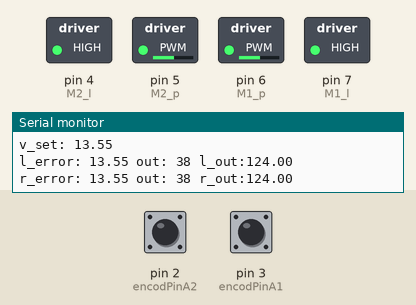
This sketch was run on a simulated Arduino Uno, built with avr-gcc and run on an emulated ATmega328P. Shown: switched loads named in the sketch (green lamp = pin HIGH), the last lines printed to the serial monitor. Inputs (shaded band) come from the test bench; at power-on: pin 2 (encodPinA2) HIGH, pin 3 (encodPinA1) HIGH.

Above: at 1.2 s.
1.3 s: pin 2 (encodPinA2) pulled LOW for 0.15 s
At 4.3 s:
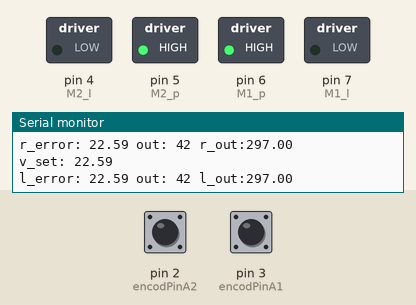
At 18.0 s:
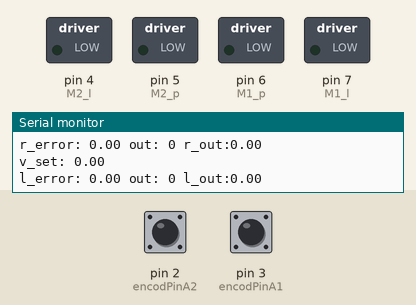
Timing chart, 0 to 39.3 s (numbered marks = the images above; inputs shaded):
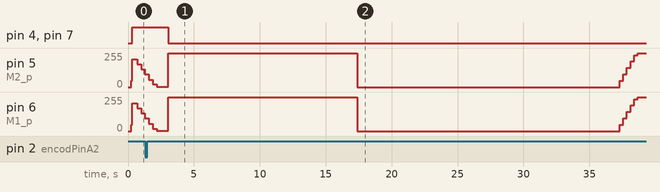

The sketch:

fuzzyWithlib.ino
```cpp
#include <Fuzzy.h>
#define clkw        0
#define c_clkw      1

#define encodPinA1  3
#define M1_p        6
#define M1_l        7
#define encodPinA2  2
#define M2_p        5
#define M2_l        4
#define DEBUG

enum fuzzyIn {
    SNB = -60,
    NB  = -50,
    NN  = -25,
    NS  = -5,
    Z   = 0,
    PS  = 5,
    PN  = 25,
    PB  = 50,
    SPB = 60
  };

enum fuzzyOut {
    NM = -90 ,
    NG = -30 ,
    NL = -10,
    NO = 0,
    PL = 10,
    PG = 30,
    PM = 90
  };
/*--------------------------------------------------------------------------------------------------------------------------------------------*/
volatile double ang_vel=0,lin_vel=0;
double l_v,l_vt;
double r_v,r_vt; // pwm: pwm output. lv: mm/sec. lvt: tic/delta_t l:lert, r: right
bool l_dir=clkw, r_dir=clkw;
/**-----------------------pid velocity calculation-------------------------------------------**/
volatile double  l_error=0.0,l_pre_error=0.0,l_out,l_set,l_ms;
volatile double  r_error=0.0,r_pre_error=0.0,r_out,r_set,r_ms;
/**--------------------------car parameter-----------------------------------------------**/
const double pi=3.1415;
const double sampletime = 0.02, inv_sampletime = 1/sampletime,timer_set=65535-sampletime*250000;
const double wheels_distance = 207, wheels_radius = 31, wheels_diameter=62,wheels_encoder = 440 ;// mm
const double wheel_ticLength = wheels_diameter*pi/wheels_encoder;
int l_p=0,r_p=0,out=0;
double l_d=0,r_d=0;
/*--------------------------------------------------------------------------------------------------------------------------------------------*/
// Instantiating a Fuzzy object
Fuzzy *fuzzy = new Fuzzy();

void setup(){
  //---------------------------------setup hard ware------------------------------------------------
  Serial.begin(9600);
  pinMode(M1_l,OUTPUT);
  pinMode(M2_l,OUTPUT);
  pinMode(encodPinA1, INPUT_PULLUP);                  // encoder input pin
  pinMode(encodPinA2, INPUT_PULLUP);
  attachInterrupt(0, encoder_1 , FALLING);               // update encoder position
  attachInterrupt(1, encoder_2 , FALLING);
  //---------------------------------set up fuzzy algorithm-------------------------------
  /*fuzzy object*/
  FuzzyInput *vel_error = new FuzzyInput(1);
  /*Fuzzy members function*/
  /*Nbig -- Nnormal --Nsmall -- Zero -- Psmall -- Pnormal -- Pbig */
  FuzzySet *Nbig = new FuzzySet(SNB,SNB,NB,NN);
  vel_error->addFuzzySet(Nbig);

  FuzzySet *Nnormal = new FuzzySet(NB,NN,NN,NS);
  vel_error->addFuzzySet(Nnormal);

  FuzzySet *Nsmall = new FuzzySet(NN,NS,NS,Z);
  vel_error->addFuzzySet(Nsmall);

  FuzzySet *Zero = new FuzzySet(NS,Z,Z,PS);
  vel_error->addFuzzySet(Zero);

  FuzzySet *Psmall = new FuzzySet(Z,PS,PS,PN);
  vel_error->addFuzzySet(Psmall);

  FuzzySet *Pnormal = new FuzzySet(PS,PN,PN,PB);
  vel_error->addFuzzySet(Pnormal);

  FuzzySet *Pbig = new FuzzySet(PN,PB,SPB,SPB);
  vel_error->addFuzzySet(Nbig);
  // Including the FuzzyInput into Fuzzy
  fuzzy->addFuzzyInput(vel_error);
//----------------------------------------------------------------------------
  /*fuzzy object*/
  FuzzyOutput *add_speed = new FuzzyOutput(1);
  /*Fuzzy members function*/
  /*Nbig -- Nnormal --Nsmall -- Zero -- Psmall -- Pnormal -- Pbig */
  FuzzySet *Nmuch = new FuzzySet(NM-10,NM-10,NM,NG);
  add_speed->addFuzzySet(Nmuch);

  FuzzySet *Ngay = new FuzzySet(NM,NG,NG,NL);
  add_speed->addFuzzySet(Ngay);

  FuzzySet *Nless = new FuzzySet(NG,NL,NL,NO);
  add_speed->addFuzzySet(Nless);

  FuzzySet *No = new FuzzySet(NL,NO,NO,PL);
  add_speed->addFuzzySet(No);

  FuzzySet *Pless = new FuzzySet(NO,PL,PL,PG);
  add_speed->addFuzzySet(Pless);

  FuzzySet *Pgay = new FuzzySet(PL,PG,PG,PM);
  add_speed->addFuzzySet(Pgay);

  FuzzySet *Pmuch = new FuzzySet(PG,PM,PM+10,PM+10);
  add_speed->addFuzzySet(Pmuch);
  // Including the FuzzyInput into Fuzzy
  fuzzy->addFuzzyOutput(add_speed);
/*----------------------building rules-------------------------------------------------*/
  // Building FuzzyRule "IF error = Nbig THEN add_speed = Nmuch"
  // Instantiating a FuzzyRuleAntecedent objects
  FuzzyRuleAntecedent *ifError_Nbig = new FuzzyRuleAntecedent();
  // Creating a FuzzyRuleAntecedent with just a single FuzzySet
  ifError_Nbig->joinSingle(Nbig);
  // Instantiating a FuzzyRuleConsequent objects
  FuzzyRuleConsequent *thenAdd_Nmuch = new FuzzyRuleConsequent();
  // Including a FuzzySet to this FuzzyRuleConsequent
  thenAdd_Nmuch->addOutput(Nmuch);
  // Instantiating a FuzzyRule objects
  FuzzyRule *fuzzyRule01 = new FuzzyRule(1, ifError_Nbig, thenAdd_Nmuch);
  // Including the FuzzyRule into Fuzzy
  fuzzy->addFuzzyRule(fuzzyRule01);

  // Building FuzzyRule "IF error = Nnormal THEN add_speed = Ngay"
  // Instantiating a FuzzyRuleAntecedent objects
  FuzzyRuleAntecedent *ifError_Nnormal = new FuzzyRuleAntecedent();
  // Creating a FuzzyRuleAntecedent with just a single FuzzySet
  ifError_Nnormal->joinSingle(Nnormal);
  // Instantiating a FuzzyRuleConsequent objects
  FuzzyRuleConsequent *thenAdd_Ngay = new FuzzyRuleConsequent();
  // Including a FuzzySet to this FuzzyRuleConsequent
  thenAdd_Ngay->addOutput(Ngay);
  // Instantiating a FuzzyRule objects
  FuzzyRule *fuzzyRule02 = new FuzzyRule(2, ifError_Nnormal, thenAdd_Ngay);
  // Including the FuzzyRule into Fuzzy
  fuzzy->addFuzzyRule(fuzzyRule02);

  // Building FuzzyRule "IF error = Nsmall THEN add_speed = Nless"
  // Instantiating a FuzzyRuleAntecedent objects
  FuzzyRuleAntecedent *ifError_Nsmall = new FuzzyRuleAntecedent();
  // Creating a FuzzyRuleAntecedent with just a single FuzzySet
  ifError_Nsmall->joinSingle(Nsmall);
  // Instantiating a FuzzyRuleConsequent objects
  FuzzyRuleConsequent *thenAdd_Nless = new FuzzyRuleConsequent();
  // Including a FuzzySet to this FuzzyRuleConsequent
  thenAdd_Nless->addOutput(Nless);
  // Instantiating a FuzzyRule objects
  FuzzyRule *fuzzyRule03 = new FuzzyRule(3, ifError_Nsmall, thenAdd_Nless);
  // Including the FuzzyRule into Fuzzy
  fuzzy->addFuzzyRule(fuzzyRule03);

    // Building FuzzyRule "IF error = Zero THEN add_speed = No"
  // Instantiating a FuzzyRuleAntecedent objects
  FuzzyRuleAntecedent *ifError_Zero = new FuzzyRuleAntecedent();
  // Creating a FuzzyRuleAntecedent with just a single FuzzySet
  ifError_Zero->joinSingle(Zero);
  // Instantiating a FuzzyRuleConsequent objects
  FuzzyRuleConsequent *thenAdd_No = new FuzzyRuleConsequent();
  // Including a FuzzySet to this FuzzyRuleConsequent
  thenAdd_No->addOutput(No);
  // Instantiating a FuzzyRule objects
  FuzzyRule *fuzzyRule04 = new FuzzyRule(4, ifError_Zero, thenAdd_No);
  // Including the FuzzyRule into Fuzzy
  fuzzy->addFuzzyRule(fuzzyRule04);

    // Building FuzzyRule "IF error = Psmall THEN add_speed = Pless"
  // Instantiating a FuzzyRuleAntecedent objects
  FuzzyRuleAntecedent *ifError_Psmall = new FuzzyRuleAntecedent();
  // Creating a FuzzyRuleAntecedent with just a single FuzzySet
  ifError_Psmall->joinSingle(Psmall);
  // Instantiating a FuzzyRuleConsequent objects
  FuzzyRuleConsequent *thenAdd_Pless = new FuzzyRuleConsequent();
  // Including a FuzzySet to this FuzzyRuleConsequent
  thenAdd_Pless->addOutput(Pless);
  // Instantiating a FuzzyRule objects
  FuzzyRule *fuzzyRule05 = new FuzzyRule(5, ifError_Psmall, thenAdd_Pless);
  // Including the FuzzyRule into Fuzzy
  fuzzy->addFuzzyRule(fuzzyRule05);

    // Building FuzzyRule "IF error = Pnormal THEN add_speed = Pgay"
  // Instantiating a FuzzyRuleAntecedent objects
  FuzzyRuleAntecedent *ifError_Pnormal = new FuzzyRuleAntecedent();
  // Creating a FuzzyRuleAntecedent with just a single FuzzySet
  ifError_Pnormal->joinSingle(Pnormal);
  // Instantiating a FuzzyRuleConsequent objects
  FuzzyRuleConsequent *thenAdd_Pgay = new FuzzyRuleConsequent();
  // Including a FuzzySet to this FuzzyRuleConsequent
  thenAdd_Pgay->addOutput(Pgay);
  // Instantiating a FuzzyRule objects
  FuzzyRule *fuzzyRule06 = new FuzzyRule(6, ifError_Pnormal, thenAdd_Pgay);
  // Including the FuzzyRule into Fuzzy
  fuzzy->addFuzzyRule(fuzzyRule06);

  // Building FuzzyRule "IF error = Pbig THEN add_speed = Pmuch"
  // Instantiating a FuzzyRuleAntecedent objects
  FuzzyRuleAntecedent *ifError_Pbig = new FuzzyRuleAntecedent();
  // Creating a FuzzyRuleAntecedent with just a single FuzzySet
  ifError_Pbig->joinSingle(Pbig);
  // Instantiating a FuzzyRuleConsequent objects
  FuzzyRuleConsequent *thenAdd_Pmuch = new FuzzyRuleConsequent();
  // Including a FuzzySet to this FuzzyRuleConsequent
  thenAdd_Pmuch->addOutput(Pmuch);
  // Instantiating a FuzzyRule objects
  FuzzyRule *fuzzyRule07 = new FuzzyRule(7, ifError_Pbig, thenAdd_Pmuch);
  // Including the FuzzyRule into Fuzzy
  fuzzy->addFuzzyRule(fuzzyRule07);
  //---------------------------------setup timer------------------------------------------
  TCCR1A = 0;
  TCCR1B = 0;
  TIMSK1 = 0;
  TCCR1B |= (1 << CS11) | (1 << CS10);    // prescale = 64 4us per pulse
  TCNT1 = timer_set;                      //(12500*4)=50ms
  TIMSK1 |= (1 << TOIE1);                 // Overflow interrupt enable
  sei();                                  // enable all interrupt
  }

void loop() {
  // put your main code here, to run repeatedly:
  lin_vel = 1000;
  delay(200);
  lin_vel = -1500;
    delay(200);
  lin_vel = -300;
    delay(200);
  lin_vel = 500;
    delay(200);
  lin_vel = 0;
    delay(200);
}

void motion(double lin, double phi )
{
  r_v = (2*lin - phi*wheels_distance)/(2.0); //speed of right wheels
  l_v = (2*lin + phi*wheels_distance)/(2.0);  //speed of left wheels
  //to l_vt and r_vt
  l_vt = l_v*(wheels_encoder/(pi*wheels_diameter))*sampletime;
  r_vt = r_v*(wheels_encoder/(pi*wheels_diameter))*sampletime;

  if (l_vt>=0) l_dir = clkw;//go ahead
  else l_dir =c_clkw;       //backhead
  if (r_vt>=0) r_dir = clkw;
  else r_dir =c_clkw;

  l_set=abs(l_vt);
  r_set=abs(r_vt);
 // if (l_set>30) l_set=30;
  //if (l_set<5 && l_set>0.5) l_set=5 ;
  //if (r_set>30) r_set=30;
  //if (r_set<5 && r_set>0.5) r_set =5;
}
/*-------------------encoder interrupt 1 ---------------------------------------*/
void encoder_1()
{
  if(!l_dir) l_p ++;
  else l_p--;
}
/*----------------------encoder interrupt 2 ------------------------------------*/
void encoder_2()
{
  if(!r_dir) r_p ++;
  else r_p--;
}
/*--------------------generarte pwm-----------------------------------*/
void pwmOut(int Lpwm, int Rpwm, bool Ldir, bool Rdir)
{
  if(Lpwm==0 && Rpwm==0)
  {
    analogWrite(M1_p,0); digitalWrite(M1_l,0);
    analogWrite(M2_p,0); digitalWrite(M2_l,0);
  }
  else if(Ldir==c_clkw && Rdir==c_clkw)
  {
    analogWrite(M1_p,0-Rpwm); digitalWrite(M1_l,1);
    analogWrite(M2_p,0-Lpwm); digitalWrite(M2_l,1);
  }

  else if(Ldir==clkw && Rdir==clkw)
  {
    analogWrite(M1_p,Rpwm); digitalWrite(M1_l,0);
    analogWrite(M2_p,Lpwm); digitalWrite(M2_l,0) ;
  }

  else if(Ldir==clkw && Rdir==c_clkw)
  {
    analogWrite(M1_p,0-Rpwm); digitalWrite(M1_l,1);
    analogWrite(M2_p,Lpwm); digitalWrite(M2_l,0);
  }

  else if(Ldir==c_clkw && Rdir==clkw)
  {
    analogWrite(M1_p,Rpwm); digitalWrite(M1_l,0);
    analogWrite(M2_p,0-Lpwm); digitalWrite(M2_l,1);
  }
}
/**-------------------------------------------------------------**/
ISR(TIMER1_OVF_vect)
{
  motion(lin_vel,ang_vel);
  l_error= l_set-abs(l_p);
  r_error= r_set-abs(r_p);
  //---------------------------------------fuzzy left wheel------------
  fuzzy->setInput(1,l_error);
  fuzzy->fuzzify();
  out = fuzzy->defuzzify(1);
  l_out +=out;
  Serial.println((String) "l_error: " + l_error + " out: " + out + " l_out:" + l_out);
  //---------------------------------------fuzzy right wheel-----------
  fuzzy->setInput(1,r_error);
  fuzzy->fuzzify();
  out = fuzzy->defuzzify(1);
  r_out+=out;
  Serial.println((String) "r_error: " + r_error + " out: " + out + " r_out:" + r_out);
  Serial.println((String) "v_set: " +l_set);
  Serial.println("");
  //---------------------------------------run the car-----------------
  if (l_set==0) {l_out=0; l_dir=c_clkw;}
  if (r_set==0) {r_out=0; r_dir=c_clkw;}

  if (l_out>= 255) l_out = 255;
  if (r_out>= 255) r_out = 255;
  pwmOut(l_out,r_out,l_dir,r_dir);
  l_p=0;
  r_p=0;
  TCNT1 =timer_set;
}
/*-----------------------------------------------------------------*/
```

Measured:
- after the input at 1.3 s, pin 4 (M2_l), pin 7 (M1_l): HIGH → LOW after 1.7 s instead of 2.0 s
